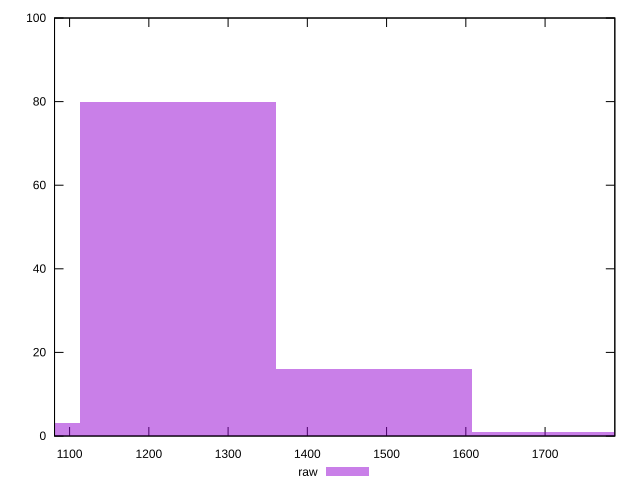

The script that saved this image:
reset

$raw <<EOF
1236.424589130083 80
1483.7095069560996 16
989.1396713040664 3
1730.994424782116 1
EOF

set key outside below
set boxwidth 247.2849178260166
set xrange [1081:1788]
set yrange [0:100]
set trange [0:100]
set style fill transparent solid 0.5 noborder
set terminal svg size 640, 490 enhanced background rgb 'white'
set output "reports/report_00028_2021-02-24T12-49-42.674Z/uses-rel-preload/samples/card/raw/histogram.svg"

plot $raw title "raw" with boxes

reset
